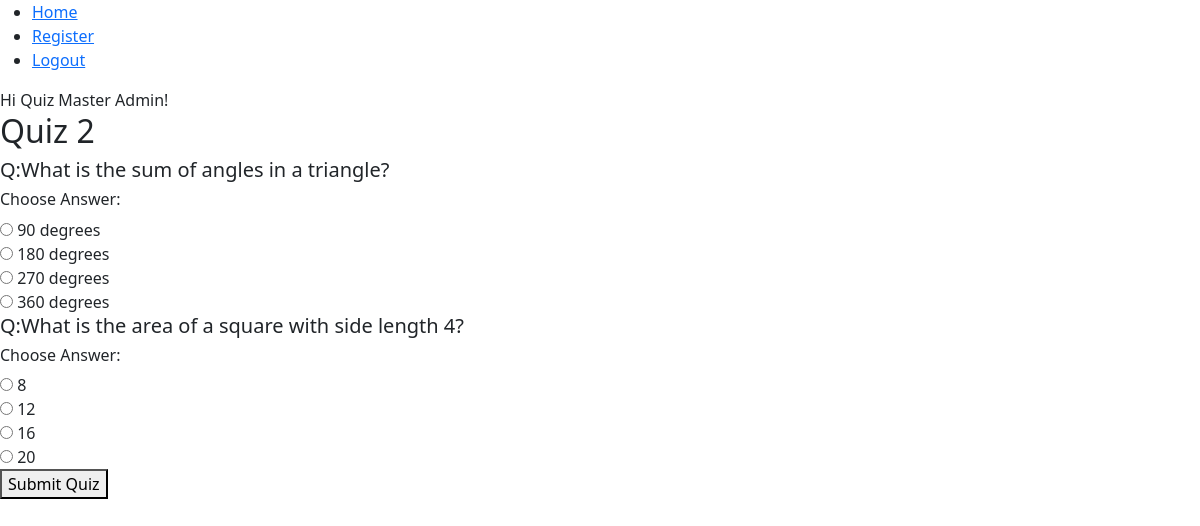
Screenshot of /quiz/2 (signed in) with the database file from the repository.
### app/models.py (models this page shows, shortened)
class User(db.Model, UserMixin):
    id = db.Column(db.Integer, primary_key=True)
    username = db.Column(db.String(80), unique=True, nullable= False)
    password_hash = db.Column(db.String(200),nullable=False)
    fullname = db.Column(db.String(100),nullable=False)
    qualification = db.Column(db.String)
    dob = db.Column(db.Date)
    scores = db.relationship('Score', backref = 'user', lazy=True)

class Quiz(db.Model):
    id = db.Column(db.Integer, primary_key=True)
    name = db.Column(db.String(100), nullable=False)
    date_of_quiz = db.Column(db.DateTime)
    time_duration = db.Column(db.Integer,nullable=False)
    chapter_id = db.Column(db.Integer,db.ForeignKey('chapter.id'), nullable=False)
    questions = db.relationship('Question', backref='quiz', lazy=True)

class Question(db.Model):
    id = db.Column(db.Integer, primary_key=True)
    question_statement = db.Column(db.Text)
    option1 = db.Column(db.String(200),nullable=False)
    option2 = db.Column(db.String(200),nullable=False)
    option3 = db.Column(db.String(200),nullable=False)
    option4 = db.Column(db.String(200),nullable=False)
    correct_option = db.Column(db.Integer, nullable=False)
    quiz_id = db.Column(db.Integer, db.ForeignKey('quiz.id'), nullable=False)

### app/routes.py (the view, shortened to what this page needs)
@app.route("/quiz/<int:quiz_id>", methods=['GET', 'POST'])
@login_required
def attempt_quiz(quiz_id):
    quiz = Quiz.query.get_or_404(quiz_id)
    questions = quiz.questions
    return render_template("attempt_quiz.html", quiz=quiz, questions = questions)

### app/routes.py (called while the page is built)
@login_manager.user_loader
def load_user(user_id):
    return User.query.get(user_id)

### app/templates/attempt_quiz.html (shortened to what this page needs)
{% extends 'layout.html' %}
{% block content %}
    <h2>{{quiz.name}}</h2>
    <form method="POST">
        <div>
            {% for question in questions %}
            <div>
                <h5>Q:{{question.question_statement}}</h5>
                <h6>Choose Answer:</h6>
                <div>
                    <input type="radio" name="question_{{question.id}}" value="1">
                    <label>{{ question.option1 }}</label>
                </div>
                <div>
                    <input type="radio" name="question_{{question.id}}" value="2">
                    <label>{{ question.option2 }}</label>
                </div>
                <div>
                    <input type="radio" name="question_{{question.id}}" value="3">
                    <label>{{ question.option3 }}</label>
                </div>
                <div>
                    <input type="radio" name="question_{{question.id}}" value="4">
                    <label>{{ question.option4 }}</label>
                </div>
            </div>
            {%endfor%}
        </div>
        <button type="submit">Submit Quiz</button>
    </form>
{% endblock %}

### app/templates/layout.html (shortened to what this page needs)
<!doctype html>
<html>
  <head>
    {% block head %}
    <link href="https://cdn.jsdelivr.net/npm/bootstrap@5.3.3/dist/css/bootstrap.min.css" rel="stylesheet">
    <link rel="stylesheet" href="https://cdnjs.cloudflare.com/ajax/libs/font-awesome/6.7.2/css/all.min.css" />
    {% endblock %}
  </head>
  <body>
    <ul>
        <li><a href ="{{url_for('home')}}">Home</a></li>
        <li><a href = "{{url_for('register')}}">Register</a></li>
        {% if current_user.is_authenticated %}
        <li><a href = "{{url_for('logout')}}">Logout</a></li>
        {% else %}
        <li><a href = "{{url_for('login')}}">Login</a></li>
        {% endif %}
    </ul>
    <div id="content">
      {% if current_user.is_authenticated %}
      Hi {{ current_user.fullname }}!
      {% endif %}
        {% block content %}{% endblock %}
    </div>
  </body>
</html>

### rows the page displays
User: fullname "Quiz Master Admin"
Quiz: name "Quiz 2"
Question: question_statement "What is the sum of angles in a triangle?", option1 "90 degrees", option2 "180 degrees", option3 "270 degrees", option4 "360 degrees"
Question: question_statement "What is the area of a square with side length 4?", option1 "8", option2 "12", option3 "16", option4 "20"
